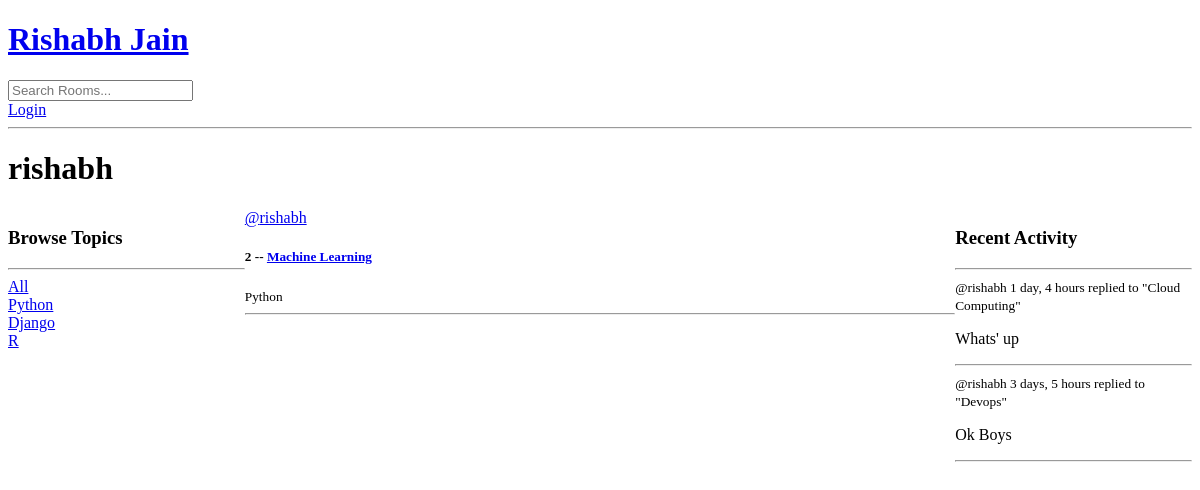
The app's page /profile/1/, older data.
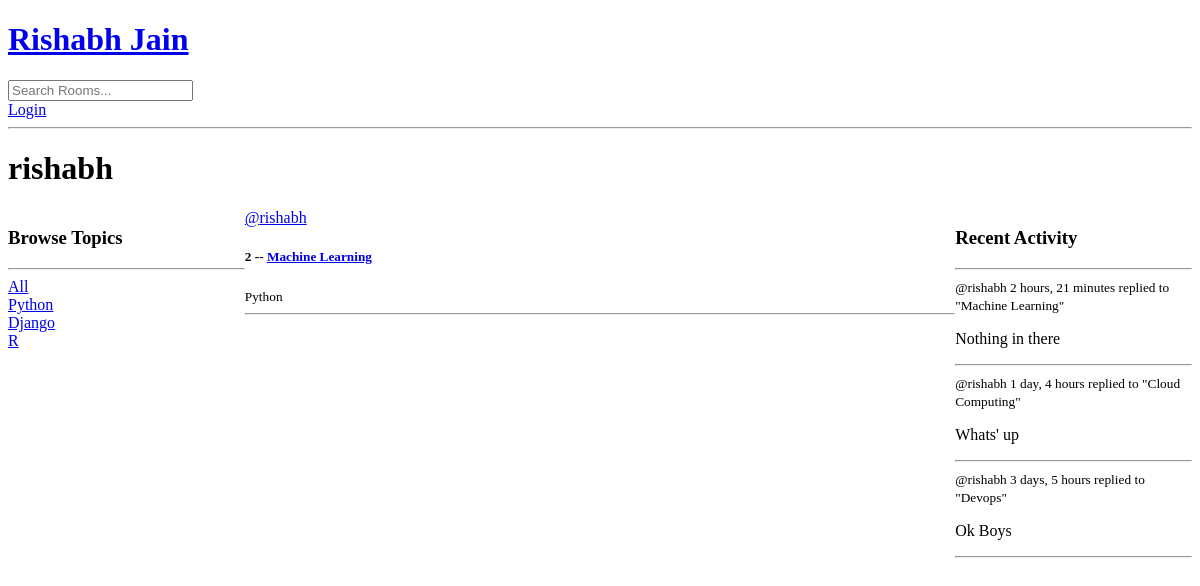
The same page, newer data.
### base/models.py (models this page shows, shortened)
class Topic(models.Model):
    name = models.CharField(max_length=200)

class Room(models.Model):
    host = models.ForeignKey(User, on_delete=models.SET_NULL, null=True)
    topic = models.ForeignKey(Topic, on_delete=models.SET_NULL, null=True)
    name = models.CharField(max_length=200)
    description = models.TextField(null=True, blank=True)
    participants = models.ManyToManyField(User,related_name='participants', blank=True)
    updated = models.DateTimeField(auto_now=True)
    created = models.DateTimeField(auto_now_add=True)
    class Meta:
        ordering = ['-updated', '-created']
    def __str__(self):
        return self.name

class Message(models.Model):
    user = models.ForeignKey(User, on_delete=models.CASCADE)
    room = models.ForeignKey(Room, on_delete=models.CASCADE)
    body = models.TextField()
    updated = models.DateTimeField(auto_now=True)
    created = models.DateTimeField(auto_now_add=True)
    class Meta:
        ordering = ['-updated', '-created']
    def __str__(self):
        return self.body[0:50]

### base/views.py (the view)
# urls.py: path('profile/<str:pk>/', views.userProfile, name="user-profile"),
def userProfile(request, pk):
    user = User.objects.get(id = pk)
    rooms = user.room_set.all()
    room_messages = user.message_set.all()
    topics = Topic.objects.all()
    context = {"user":user, "rooms":rooms, "room_messages": room_messages, "topics":topics}
    return render(request, 'base/profile.html', context)

### base/templates/base/profile.html (shortened to what this page needs)
{% extends "main.html" %}
{% block content %}
<h1>{{user.username}}</h1>
<div class="profile-container">
    <div>
        {% include "base/topics_component.html" %}
    </div>
    <div>
        {% include "base/feed_component.html" %}
    </div>
    <div>
        {% include "base/activity_component.html" %}
    </div>
</div>
{% endblock content %}

### templates/main.html (shortened to what this page needs)
<!DOCTYPE html>
<html lang="en">
<head>
</head>
<body>
        {% include 'navbar.html' %}
        {% block content %}
        {% endblock  %}
</body>
</html>

### templates/navbar.html
<a href="/">
    <h1>Rishabh Jain</h1>
</a>
<form method="GET" action="{% url 'home' %}">
    <input type="text" name="q" placeholder="Search Rooms...">
</form>
{% if request.user.is_authenticated %}
<p>Hello {{request.user}}</p>
<a href="{% url 'logout' %}">Logout</a>
{% else %}
<a href="{% url 'login' %}">Login</a>
{% endif %}
<hr>

### base/templates/base/topics_component.html
<h3>Browse Topics</h3>
<hr>
<div>
    <a href="{% url 'home' %}">All</a>
</div>
{% for topic in topics %}
<div>
    <a href="{% url 'home' %}?q={{topic.name}}">{{topic.name}}</a>
</div>
{% endfor %}

### base/templates/base/feed_component.html (shortened to what this page needs)
<div>
    {% for room in rooms %}
    <div>
        <a href="{% url 'user-profile' room.host.id %}">@{{room.host.username}}</a>
        <h5>{{room.id}} -- <a href="{% url 'room' room.id %}">{{room.name}}</a></h5>
        <small>{{room.topic.name}}</small>
        <hr>
    </div>
    {% endfor %}
</div>

### base/templates/base/activity_component.html (shortened to what this page needs)
<h3>Recent Activity</h3>
<hr>
{% for message in room_messages%}
<div>
    <small>
        @{{message.user}} {{message.created | timesince}}
    </small>
    <small>
        replied to "{{message.room}}"
    </small>
    <p>{{message}}</p>
    <hr>
</div>
{% endfor %}

### base/templates/base/profile.html (style rules this page uses)
.profile-container { display: grid; grid-template-columns: 1fr 3fr 1fr; }

Row changes from the older to the newer data that the page shows:
added Message: user "rishabh", created "2 hours, 21 minutes", room "Machine Learning", body "Nothing in there"
